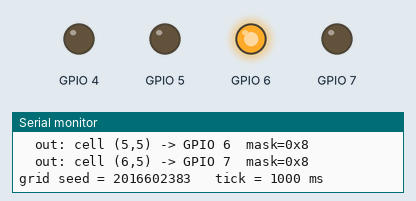
Simulated run of this program. Board: ESP32-S3. On the bench: output pins drawn as LEDs (lit = HIGH), the last lines printed to the serial monitor. Storage starts empty; random numbers use the default seed unless the program sets one.

Above: at 0.1 s.
At 3.1 s:
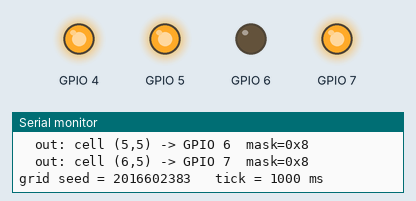
At 8.1 s:
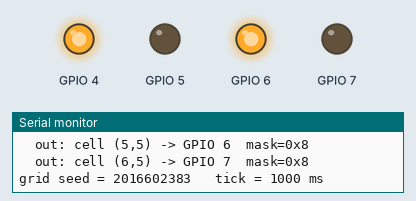
At 17.1 s:
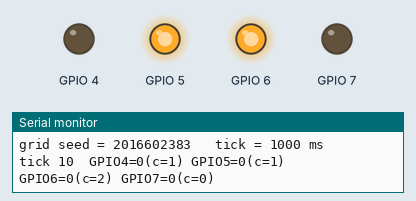
At 21.1 s:
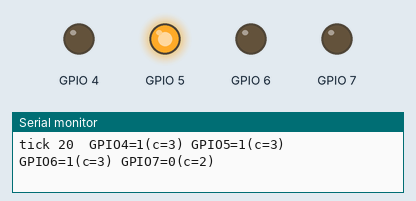
At 31.1 s:
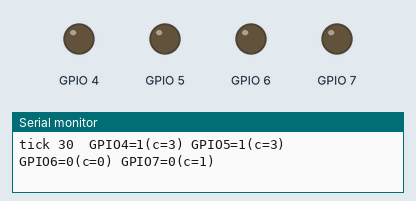
Timing chart, 0 to 40.0 s (numbered marks = the images above):
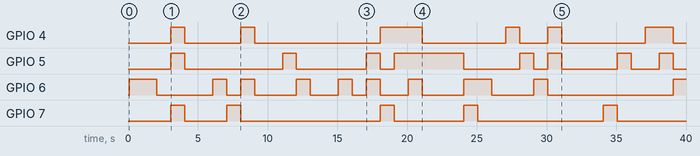

The program:

main.cpp
```cpp
// Hex-CA GPIO actuator — ESP32-S3 SuperMini.
//
// Runs an evolved hex-CA ruleset in memory and drives configured GPIO
// pins from individual cell states. Sibling of esp_st7735s/ which
// drives a TFT — same engine, different output device.
//
// Inputs (LittleFS):
//   /genome.bin    — 4104-byte tail [HXC4 magic + 4 palette + 4096 genome]
//                    same format the hunter's winner_<N>.bin uses.
//   /gpio_map.txt  — one binding per line: cell_x,cell_y,gpio_pin,state_mask
//                    state_mask is 4-bit (K=4 states); bit N set means
//                    pin HIGH when cell value == N.
//
// On first boot a default /gpio_map.txt is written and a random
// fallback genome is used. Upload a real /genome.bin from a hunt to
// get class-4 dynamics.
//
// Build & flash:
//   pio run -t upload && pio device monitor
//
// Memory: ~5 KB BSS for grids + bindings + genome. Trivial on the S3.

#include <Arduino.h>
#include <LittleFS.h>
#include <esp_system.h>

#define K           4
#define NSIT        16384
#define GBYTES      4096
#define PAL_BYTES   4
#define MAGIC_BYTES 4
#define TAIL_MAGIC  "HXC4"
#define TAIL_BYTES  (MAGIC_BYTES + PAL_BYTES + GBYTES)

#define GRID_W       14
#define GRID_H       14
#define TICK_MS      1000      // 1 Hz default; lower for faster
#define MAX_BINDINGS       64
#define MAX_INPUT_BINDINGS 32

typedef uint8_t u8;

struct GpioBinding {
    int  cell_x;
    int  cell_y;
    int  gpio_pin;
    u8   state_mask;   // bit N set ⇒ pin HIGH when cell value == N
};

// Input binding — pin drives cell. Pin uses INPUT_PULLUP, so a button
// shorting to GND reads LOW. When pin is LOW, cell is forced to
// low_state; HIGH ⇒ high_state. This makes the CA a logic processor:
// external signals dictate a few cells, the rule propagates, output
// cells respond to whatever the dynamics produce.
struct InputBinding {
    int gpio_pin;
    int cell_x;
    int cell_y;
    u8  low_state;
    u8  high_state;
};

// ── BSS arenas ────────────────────────────────────────────────────────

static u8 genome[GBYTES];
static u8 palette[PAL_BYTES];
static int genome_loaded = 0;

static u8 grid_a[GRID_W * GRID_H];
static u8 grid_b[GRID_W * GRID_H];

static GpioBinding  bindings[MAX_BINDINGS];
static int          n_bindings = 0;
static InputBinding input_bindings[MAX_INPUT_BINDINGS];
static int          n_input_bindings = 0;

// Hex offset deltas — match hunter.c.
static const int DY[6]  = { -1, -1,  0,  0,  1,  1 };
static const int DXE[6] = {  0,  1, -1,  1, -1,  0 };
static const int DXO[6] = { -1,  0, -1,  1,  0,  1 };

// ── Engine: same as hunter.c ──────────────────────────────────────────

static uint32_t lcg_state;
static inline uint32_t lcg() {
    lcg_state = lcg_state * 1103515245u + 12345u;
    return lcg_state >> 16;
}

static inline int g_get(const u8 *g, int idx) {
    return (g[idx >> 2] >> ((idx & 3) * 2)) & 3;
}

static inline int sit_idx(int s, const int *n) {
    int i = s;
    for (int k = 0; k < 6; k++) i = i * K + n[k];
    return i;
}

static void seed_grid(u8 *g, uint32_t s) {
    lcg_state = s ? s : 1;
    for (int i = 0; i < GRID_W * GRID_H; i++)
        g[i] = lcg() & 3;
}

static void step_grid(const u8 *g, const u8 *in, u8 *out) {
    for (int y = 0; y < GRID_H; y++) {
        const int *dx = (y & 1) ? DXO : DXE;
        for (int x = 0; x < GRID_W; x++) {
            int self = in[y * GRID_W + x];
            int n[6];
            for (int k = 0; k < 6; k++) {
                int yy = y + DY[k];
                int xx = x + dx[k];
                n[k] = (yy >= 0 && yy < GRID_H
                     && xx >= 0 && xx < GRID_W) ? in[yy * GRID_W + xx] : 0;
            }
            out[y * GRID_W + x] = g_get(g, sit_idx(self, n));
        }
    }
}

// ── Genome loading ────────────────────────────────────────────────────

static int load_genome_from_fs() {
    File f = LittleFS.open("/genome.bin", "r");
    if (!f) return -1;
    if ((size_t)f.size() < TAIL_BYTES) { f.close(); return -1; }
    char magic[MAGIC_BYTES];
    int ok = (f.read((u8 *)magic, MAGIC_BYTES) == MAGIC_BYTES)
          && (memcmp(magic, TAIL_MAGIC, MAGIC_BYTES) == 0)
          && (f.read(palette, PAL_BYTES) == PAL_BYTES)
          && (f.read(genome,  GBYTES)    == GBYTES);
    f.close();
    return ok ? 0 : -1;
}

static void random_fallback_genome() {
    for (int i = 0; i < GBYTES; i++) genome[i]  = esp_random() & 0xFF;
    for (int i = 0; i < PAL_BYTES; i++) palette[i] = 16 + (esp_random() % 216);
}

// ── GPIO map parsing ──────────────────────────────────────────────────

static int parse_int_or_hex(const char *s) {
    while (*s == ' ' || *s == '\t') s++;
    if (s[0] == '0' && (s[1] == 'x' || s[1] == 'X')) {
        int v = 0;
        for (s += 2; *s; s++) {
            int d;
            if      (*s >= '0' && *s <= '9') d = *s - '0';
            else if (*s >= 'a' && *s <= 'f') d = 10 + *s - 'a';
            else if (*s >= 'A' && *s <= 'F') d = 10 + *s - 'A';
            else return -1;
            v = v * 16 + d;
        }
        return v;
    }
    return atoi(s);
}

// Parse one binding line: cell_x,cell_y,gpio_pin,state_mask.
// Returns 0 on success, -1 on malformed.
static int parse_binding(const char *line, GpioBinding *out) {
    char buf[64];
    strncpy(buf, line, sizeof buf - 1);
    buf[sizeof buf - 1] = 0;

    char *fields[4] = {0};
    int   nf = 0;
    fields[nf++] = buf;
    for (char *p = buf; *p && nf < 4; p++) {
        if (*p == ',') {
            *p = 0;
            fields[nf++] = p + 1;
        }
    }
    if (nf != 4) return -1;

    out->cell_x   = atoi(fields[0]);
    out->cell_y   = atoi(fields[1]);
    out->gpio_pin = atoi(fields[2]);
    int mask      = parse_int_or_hex(fields[3]);

    if (mask < 0 || mask > 0xF) return -1;
    if (out->cell_x < 0 || out->cell_x >= GRID_W) return -1;
    if (out->cell_y < 0 || out->cell_y >= GRID_H) return -1;
    if (out->gpio_pin < 0 || out->gpio_pin > 48)  return -1;
    out->state_mask = (u8)mask;
    return 0;
}

// Parse one input binding line: "input,gpio_pin,cell_x,cell_y,low_state,high_state"
// (the caller has already verified the "input," prefix). Returns 0 on
// success, -1 on malformed.
static int parse_input_binding(const char *line, InputBinding *out) {
    char buf[64];
    strncpy(buf, line + 6, sizeof buf - 1);   // skip "input,"
    buf[sizeof buf - 1] = 0;

    char *fields[5] = {0};
    int   nf = 0;
    fields[nf++] = buf;
    for (char *p = buf; *p && nf < 5; p++) {
        if (*p == ',') {
            *p = 0;
            fields[nf++] = p + 1;
        }
    }
    if (nf != 5) return -1;

    out->gpio_pin = atoi(fields[0]);
    out->cell_x   = atoi(fields[1]);
    out->cell_y   = atoi(fields[2]);
    int lo        = atoi(fields[3]);
    int hi        = atoi(fields[4]);

    if (lo < 0 || lo >= K) return -1;
    if (hi < 0 || hi >= K) return -1;
    if (out->cell_x < 0 || out->cell_x >= GRID_W) return -1;
    if (out->cell_y < 0 || out->cell_y >= GRID_H) return -1;
    if (out->gpio_pin < 0 || out->gpio_pin > 48)  return -1;
    out->low_state  = (u8)lo;
    out->high_state = (u8)hi;
    return 0;
}

static void load_bindings_from_fs() {
    n_bindings = 0;
    n_input_bindings = 0;
    File f = LittleFS.open("/gpio_map.txt", "r");
    if (!f) return;

    char line[128];
    int  li = 0;
    while (f.available()) {
        char c = f.read();
        bool eol = (c == '\n' || c == '\r');
        if (!eol && li < (int)sizeof line - 1) {
            line[li++] = c;
            continue;
        }
        if (eol && li == 0) continue;
        line[li] = 0; li = 0;

        char *t = line;
        while (*t == ' ' || *t == '\t') t++;
        if (*t == 0 || *t == '#') continue;

        // Input binding (pin -> cell)?
        if (strncmp(t, "input,", 6) == 0) {
            if (n_input_bindings >= MAX_INPUT_BINDINGS) {
                Serial.printf("  warn: more than %d input bindings, "
                              "ignoring rest\n", MAX_INPUT_BINDINGS);
                continue;
            }
            InputBinding b;
            if (parse_input_binding(t, &b) == 0) {
                input_bindings[n_input_bindings++] = b;
            } else {
                Serial.printf("  warn: bad input binding: %s\n", t);
            }
            continue;
        }

        // Output binding (cell -> pin)
        if (n_bindings >= MAX_BINDINGS) {
            Serial.printf("  warn: more than %d bindings, ignoring rest\n",
                          MAX_BINDINGS);
            continue;
        }
        GpioBinding b;
        if (parse_binding(t, &b) == 0) {
            bindings[n_bindings++] = b;
        } else {
            Serial.printf("  warn: bad binding: %s\n", t);
        }
    }
    f.close();
}

static void write_default_gpio_map() {
    File f = LittleFS.open("/gpio_map.txt", "w");
    if (!f) return;
    f.print(
        "# CA cell <-> GPIO bindings.\n"
        "#\n"
        "# Output (cell drives pin):\n"
        "#   cell_x,cell_y,gpio_pin,state_mask\n"
        "# state_mask is 4-bit (K=4 states); bit N set => pin HIGH when\n"
        "# cell value == N. Examples:\n"
        "#   0x8 = HIGH only when cell == 3\n"
        "#   0x7 = LOW  only when cell == 3 (other states HIGH)\n"
        "#   0xA = HIGH on states 1 and 3 (alternating)\n"
        "#   0xF = always HIGH; 0x0 = always LOW\n"
        "#\n"
        "# Input (pin drives cell):\n"
        "#   input,gpio_pin,cell_x,cell_y,low_state,high_state\n"
        "# Pin uses INPUT_PULLUP (button to GND reads LOW). When pin is\n"
        "# LOW, cell forced to low_state; HIGH => high_state. Per-tick\n"
        "# order: read inputs -> step CA -> drive outputs.\n"
        "#\n"
        "# Demo outputs: four pins watching a horizontal strip of cells,\n"
        "# each firing on state 3.\n"
        "3,5,4,0x8\n"
        "4,5,5,0x8\n"
        "5,5,6,0x8\n"
        "6,5,7,0x8\n"
        "#\n"
        "# Demo inputs (commented out): two buttons clamping corner cells.\n"
        "# Uncomment + adjust pins to use.\n"
        "# input,9,0,0,0,3\n"
        "# input,10,13,13,0,3\n"
    );
    f.close();
}

// ── GPIO dispatch ─────────────────────────────────────────────────────

static inline int level_for(const GpioBinding &b, int cell_value) {
    return (b.state_mask >> cell_value) & 1;
}

static void apply_bindings(const u8 *grid) {
    for (int i = 0; i < n_bindings; i++) {
        const GpioBinding &b = bindings[i];
        int v = grid[b.cell_y * GRID_W + b.cell_x];
        digitalWrite(b.gpio_pin, level_for(b, v));
    }
}

// Read each input pin and clamp the bound cell. Pin uses INPUT_PULLUP,
// so digitalRead returns 0 when the pin is grounded (button pressed)
// and 1 when floating. low_state vs high_state are arbitrary CA states.
static void apply_input_bindings(u8 *grid) {
    for (int i = 0; i < n_input_bindings; i++) {
        const InputBinding &b = input_bindings[i];
        int high = digitalRead(b.gpio_pin);
        grid[b.cell_y * GRID_W + b.cell_x] = high ? b.high_state : b.low_state;
    }
}

// ── setup / loop ──────────────────────────────────────────────────────

void setup() {
    Serial.begin(115200);
    uint32_t t_start = millis();
    while (!Serial && (millis() - t_start) < 2000) delay(10);
    Serial.println();
    Serial.println("=== hex-CA GPIO actuator — ESP32-S3 ===");

    if (!LittleFS.begin(true)) {
        Serial.println("LittleFS mount failed");
    }

    if (load_genome_from_fs() == 0) {
        genome_loaded = 1;
        Serial.printf("genome loaded; palette=[%d %d %d %d]\n",
                      palette[0], palette[1], palette[2], palette[3]);
    } else {
        random_fallback_genome();
        genome_loaded = 0;
        Serial.println("WARN: no /genome.bin or invalid magic — using "
                       "random fallback (will likely be class-1 garbage). "
                       "Upload a winner_<N>.bin from the hunter for "
                       "class-4 dynamics.");
    }

    if (!LittleFS.exists("/gpio_map.txt")) {
        write_default_gpio_map();
        Serial.println("wrote default /gpio_map.txt — edit to taste");
    }
    load_bindings_from_fs();
    Serial.printf("%d output bindings, %d input bindings loaded\n",
                  n_bindings, n_input_bindings);

    for (int i = 0; i < n_bindings; i++) {
        const GpioBinding &b = bindings[i];
        if (b.gpio_pin == 19 || b.gpio_pin == 20) {
            Serial.printf("  warn: GPIO %d is the USB-OTG D+/D- line on "
                          "the SuperMini — driving it will likely kill "
                          "USB CDC (Serial)\n", b.gpio_pin);
        }
        pinMode(b.gpio_pin, OUTPUT);
        digitalWrite(b.gpio_pin, LOW);
        Serial.printf("  out: cell (%d,%d) -> GPIO %d  mask=0x%X\n",
                      b.cell_x, b.cell_y, b.gpio_pin, b.state_mask);
    }

    for (int i = 0; i < n_input_bindings; i++) {
        const InputBinding &b = input_bindings[i];
        if (b.gpio_pin == 19 || b.gpio_pin == 20) {
            Serial.printf("  warn: GPIO %d is the USB-OTG D+/D- line\n",
                          b.gpio_pin);
        }
        pinMode(b.gpio_pin, INPUT_PULLUP);
        Serial.printf("  in : GPIO %d (pull-up) -> cell (%d,%d) "
                      "low=%d high=%d\n",
                      b.gpio_pin, b.cell_x, b.cell_y,
                      b.low_state, b.high_state);
    }

    uint32_t grid_seed = esp_random();
    seed_grid(grid_a, grid_seed);
    Serial.printf("grid seed = %u   tick = %d ms\n",
                  (unsigned)grid_seed, TICK_MS);

    // Apply inputs first, then outputs, so t=0 state matches the wires.
    apply_input_bindings(grid_a);
    apply_bindings(grid_a);
}

void loop() {
    static u8      *cur = grid_a;
    static u8      *nxt = grid_b;
    static uint32_t tick = 0;

    delay(TICK_MS);
    apply_input_bindings(cur);   // pin reads clamp cells before stepping
    step_grid(genome, cur, nxt);
    apply_bindings(nxt);
    u8 *t = cur; cur = nxt; nxt = t;
    tick++;

    // Heartbeat every 10 ticks so monitor users see what's happening.
    if (tick % 10 == 0) {
        Serial.printf("tick %u  ", (unsigned)tick);
        for (int i = 0; i < n_input_bindings; i++) {
            const InputBinding &b = input_bindings[i];
            int v = cur[b.cell_y * GRID_W + b.cell_x];
            Serial.printf("in%d=c%d ", b.gpio_pin, v);
        }
        for (int i = 0; i < n_bindings; i++) {
            const GpioBinding &b = bindings[i];
            int v = cur[b.cell_y * GRID_W + b.cell_x];
            Serial.printf("GPIO%d=%d(c=%d) ",
                          b.gpio_pin, level_for(b, v), v);
        }
        Serial.println();
    }
}
```

Measured:
- by itself, GPIO 4: LOW → HIGH at 3.1 s, → LOW 1.0 s later, → HIGH 4.0 s later, → LOW 1.0 s later, … (12 changes in this stretch)
- by itself, GPIO 5: LOW → HIGH at 3.1 s, → LOW 1.0 s later, → HIGH 7.0 s later, → LOW 1.0 s later, … (16 changes in this stretch)
- by itself, GPIO 6: HIGH → LOW at 2.1 s, → HIGH 4.0 s later, → LOW 1.0 s later, → HIGH 1.0 s later, … (18 changes in this stretch)
- by itself, GPIO 7: LOW → HIGH at 3.1 s, → LOW 1.0 s later, → HIGH 3.0 s later, → LOW 1.0 s later, … (10 changes in this stretch)
